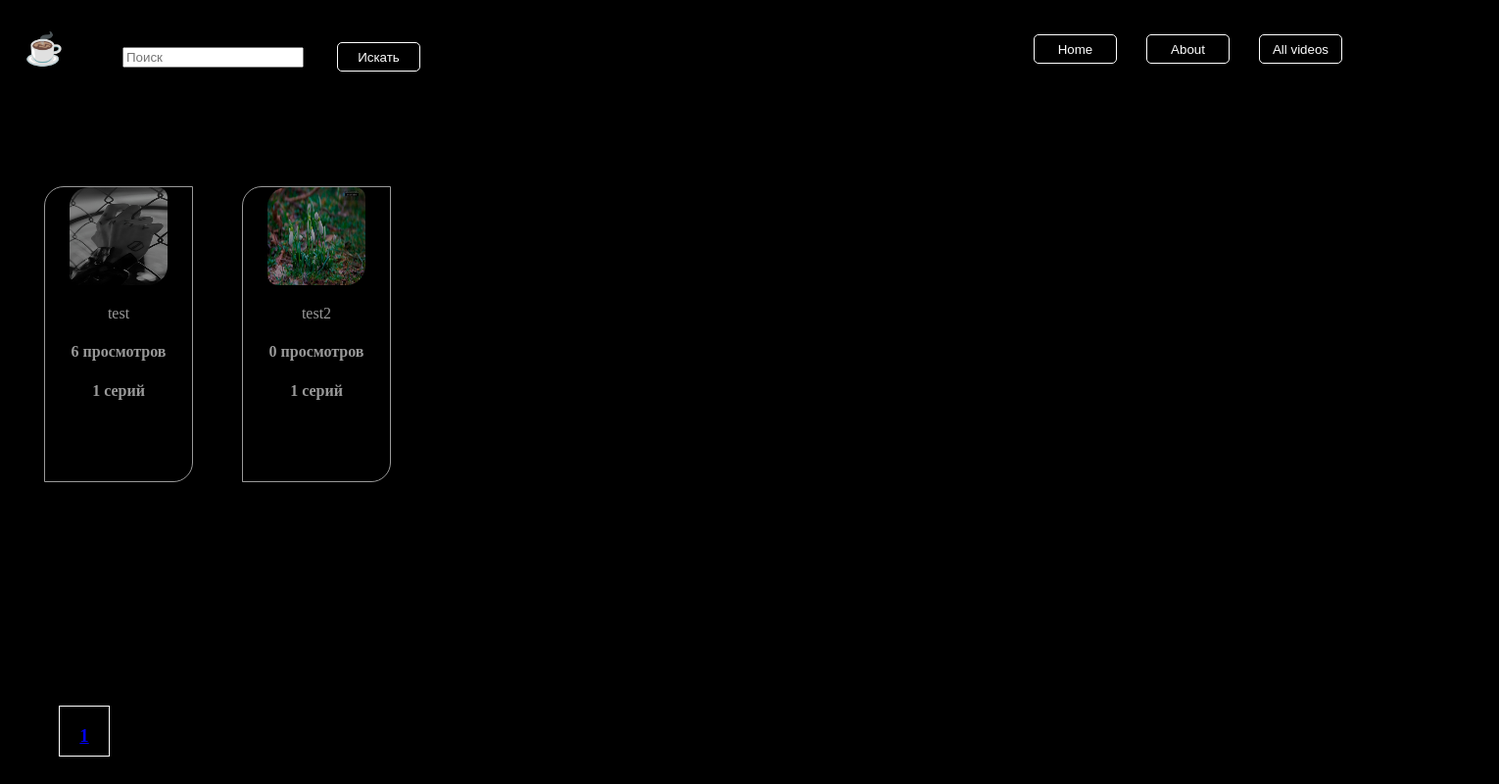
Screenshot of /allvideo/ with the database file from the repository.
### app/models.py (models this page shows, shortened)
class Team(models.Model):
    title = models.CharField(max_length=100, unique=True, blank=False)
    cover = models.ImageField()
    description = models.TextField()
    counter = models.IntegerField(default=0)

### app/views.py (the view, shortened to what this page needs)
# urls.py: path('allvideo/',allVideos,name='all_videos'),
def allVideos(request):
    team = Team.objects.all()
    query = request.GET.get('query')
    paginator = Paginator(team,3)
    page_number = 1
    if request.GET.get('page'):
        page_number = int(request.GET.get('page'))
    if query:
        team = Team.objects.filter(title__icontains=query)
        contex={'team':team}
        return render(request, 'all_videos.html', contex)
    contex = {
        'team':paginator.page(page_number),
        'pages':paginator.page_range,
    }
    return render(request,'all_videos.html',contex)

### app/templates/all_videos.html (shortened to what this page needs)
{% extends 'base.html'%}
{%load static%}
{% block content %}
 <div class="search">
           <form method="get" action="">
                <input type="text" name="query" placeholder="Поиск">
                <button type="submit">Искать</button>
           </form>
    </div>
<div class="all_card">
 {% for i in team%}
    <div class="card">
      <a href="{% url 'series' i.id %}"><img src="{{ i.cover.url }}" width="100px" height="100px"></a>
      <p>{{i.title}}</p>
       <h4>{{i.counter}} просмотров </h4>
        <h4>{{i.videos_set.all.count}} серий</h4>
    </div>
    {% endfor %}
    </div>
    <div class="paginator">
                 {% for i in pages%}
				          <a href="http://127.0.0.1:8000/allvideo/?page={{i}}"><div class="pages"><h3>{{i}}</h3></div></a>
				 {% endfor %}
    </div>
{% endblock %}

### app/templates/base.html (style rules this page uses)
body { color:white; background:linear-gradient(90deg,black,black); margin:0; padding:25px; padding-left:25px; }
button { width:85px; height:30px; background:transparent; border:1px solid white; border-radius:5px; transition:1s ease; color:white; margin-left:30px; }

### app/templates/all_videos.html (style rules this page uses)
.all_card { width:1500px; height:500px; position:absolute; top:165px; left:20px; display:flex; flex-wrap:wrap; justify-content: flex-start; }
.card { border-radius:20px 0px 20px 0px; background: transparent; border:1px solid white; height:300px; width:150px; display: inline-block; vertical-align: top; margin:25px; text-align: center; opacity:0.6; transition:1s ease; }
img { border-radius:20px 10px 20px 10px; transition:1s ease; }
.search { position:fixed; top:43px; left:125px; z-index:3; }
.paginator { text-align:center; display:flex; position:absolute; top:90%; left:30px; }
.pages { width:50px; height:50px; text-align:center; border:1px solid white; margin-left:30px; margin-bottom:30px; transition:1s ease; }

### rows the page displays
Team: cover (picture), title "test", counter "6", videos_set.all.count "1"
Team: cover (picture), title "test2", counter "0", videos_set.all.count "1"

### other values shown
{{ i }} "1"
